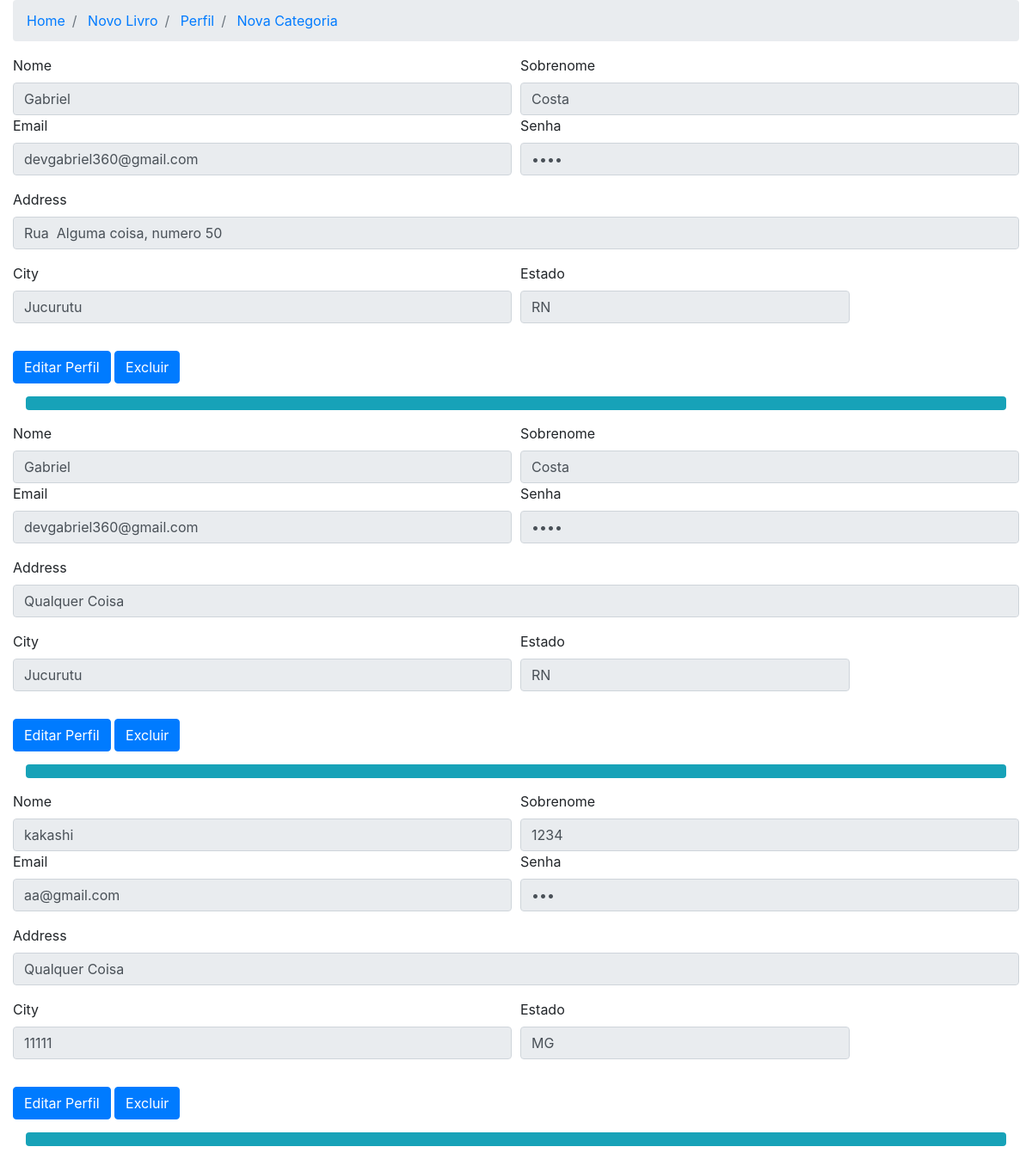
Screenshot of /livros/perfil/ with the database file from the repository.
### livros/models.py (models this page shows, shortened)
class tb_user(models.Model):
	name=models.CharField(max_length=30)
	lastname=models.CharField(max_length=30)
	email=models.EmailField(max_length=30)
	password=models.CharField(max_length=30)
	address=models.TextField(max_length=30)
	city=models.CharField(max_length=30)
	state=models.CharField(max_length=30)
	fk=models.ManyToManyField("tb_book")

### livros/views.py (the view)
# urls.py: path('perfil/',views.viewperfil,name="perfil"),
def viewperfil(request):
	perfils=tb_user.objects.all()
	try:
		return render(request,'perfil.html',{'users':perfils})
	except:
		return redirect('livros:perfil',{'users':perfils})

### livros/templates/perfil.html (shortened to what this page needs)
<!DOCTYPE html>
<html>
<head>
	<link rel="stylesheet" href="https://cdn.jsdelivr.net/npm/bootstrap@4.3.1/dist/css/bootstrap.min.css">
</head>
<body>
<div class="container-fluid">
	<div class="row">
		<div class="col-md-12">
			<nav>
				<ol class="breadcrumb">
					<li class="breadcrumb-item">
						<a href="{%url 'livros:biblioteca'%}">Home</a>
					</li>
					<li class="breadcrumb-item">
						<a href="{% url 'livros:nvlivro' %}">Novo Livro</a>
					</li>
					<li class="breadcrumb-item active">
						<a href="{% url 'livros:perfil' %}">Perfil</a>
					</li>
					<li class="breadcrumb-item active">
						<a href="{% url 'livros:nvcategoria' %}">Nova Categoria</a>
					</li>
				</ol>
			</nav>
		</div>
	</div>
</div>
<div class="container-fluid">
{% for user in users %}
	<form>
	  <div class="form-row">
	    <div class="col">
      		<label for="inputName">Nome</label>
	      <input type="text" class="form-control" disabled value="{{user.name}}">
	    </div>
	    <div class="col">
      		<label for="inputName">Sobrenome</label>
	      <input type="text" class="form-control" disabled value="{{user.lastname}}">
	    </div>
	  </div>
  <div class="form-row">
    <div class="form-group col-md-6">
      <label for="inputEmail4">Email</label>
      <input type="email" class="form-control" id="inputEmail4" disabled value="{{user.email}}">
    </div>
    <div class="form-group col-md-6">
      <label for="inputPassword4">Senha</label>
      <input type="password" class="form-control" id="inputPassword4" disabled value="{{user.password}}">
    </div>
  </div>
  <div class="form-group">
    <label for="inputAddress">Address</label>
    <input type="text" class="form-control" id="inputAddress" value="{{user.address}}" disabled>
  </div>
  <div class="form-row">
    <div class="form-group col-md-6">
      <label for="inputCity">City</label>
      <input type="text" class="form-control" id="inputCity" value="{{user.city}}" disabled>
    </div>
    <div class="form-group col-md-4">
      <label for="inputState">Estado</label>
      <input type="text" class="form-control" id="inputCity" value="{{user.state}}" disabled>
    </div>
  </div>
</form>
<a href="{% url 'livros:editarperfil' user.id%}">
  <button type="submit" class="btn btn-primary">Editar Perfil</button>
</a>
 <a href="{% url 'livros:deleteuser' user.id%}"  class="btn btn-primary">Excluir</a>
<div class="progress" style="margin: 15px;">
  <div class="progress-bar bg-info" role="progressbar" style="width: 100%" aria-valuenow="50" aria-valuemin="0" aria-valuemax="100"></div>
</div>
{%endfor%}
</div>
</body>
</html>

### rows the page displays
tb_user: name "Gabriel", lastname "Costa", email "devgabriel360@gmail.com", address "Rua Alguma coisa, numero 50", city "Jucurutu", state "RN"
tb_user: name "Gabriel", lastname "Costa", email "devgabriel360@gmail.com", address "Qualquer Coisa", city "Jucurutu", state "RN"
tb_user: name "kakashi", lastname "1234", email "aa@gmail.com", address "Qualquer Coisa", city "11111", state "MG"
